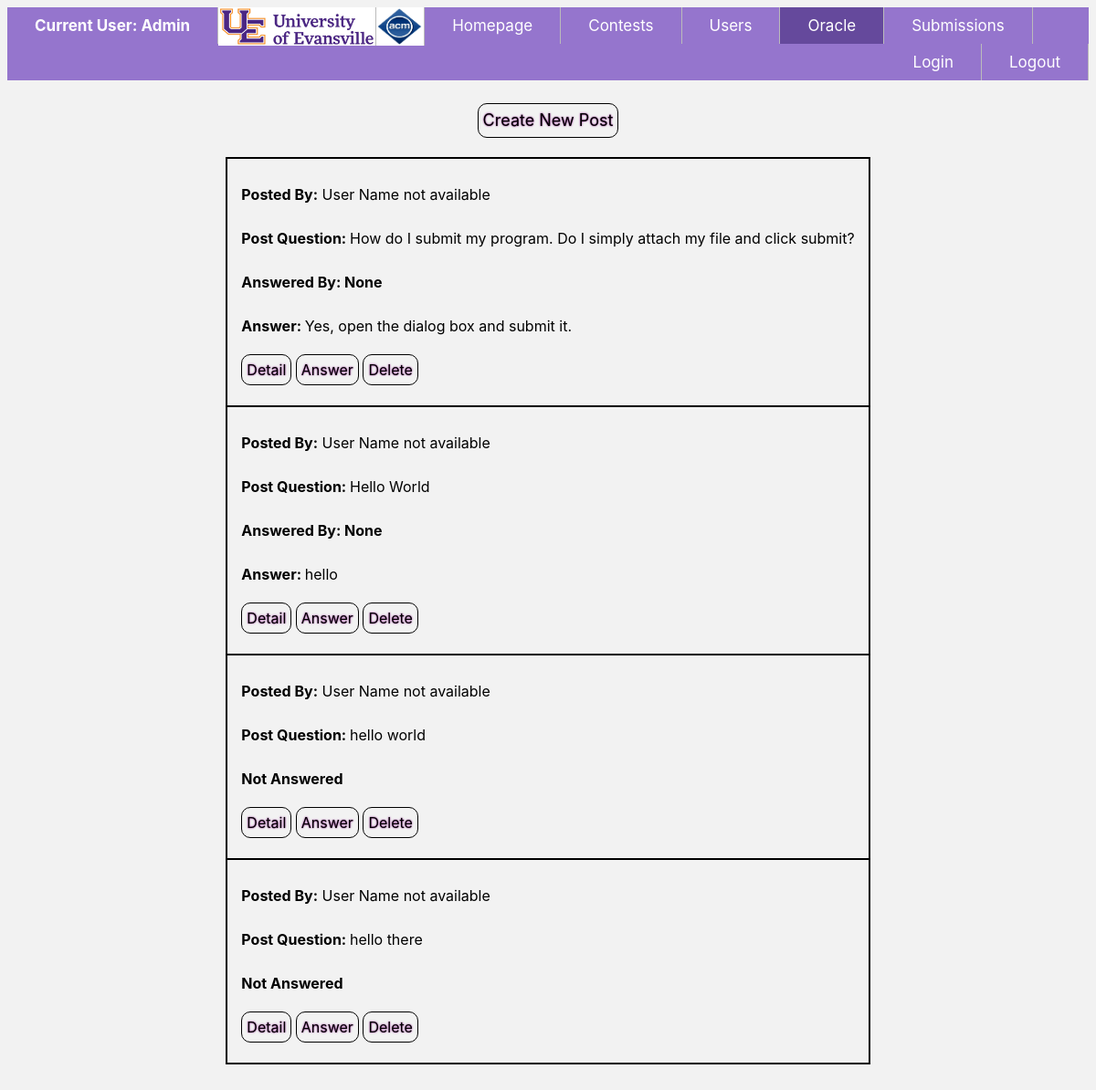
The app's page /oracle/ (signed in) with its own data.
### users/models.py (models this page shows, shortened)
class CustomUser(AbstractBaseUser):
    userName        = models.CharField(max_length = 30, unique = True)
    userNameDetail  = models.CharField(max_length = 50, null = True, blank = True)
    userType        = models.CharField(max_length=20,
                                    choices = user_choices,
                                    default = user_choices[1])
    participatingIn  = models.ManyToManyField(Contest, blank = True)
    date_joined     = models.DateTimeField(blank = True, null = True)
    last_login      = models.DateTimeField(blank = True, null = True)
    admin        = models.BooleanField(default = False)
    active       = models.BooleanField(default = True)
    staff        = models.BooleanField(default = False)
    is_superuser    = models.BooleanField(default = False)
    USERNAME_FIELD = 'userName'
    REQUIRED_FIELDS = ['userType', 'password']
    objects = MyAccountManager()

### oracle/models.py (models this page shows)
class OraclePost(models.Model):
    postQuestion        = models.TextField(max_length = 500, null = False)
    postAnswer          = models.TextField(max_length = 500, null = True)
    postTime            = models.DateTimeField(auto_now_add=True)
    postUser            = models.ForeignKey(settings.AUTH_USER_MODEL, related_name = 'postedBy', on_delete = models.SET_NULL, null = True, blank = True)
    postAnswerer        = models.ForeignKey(settings.AUTH_USER_MODEL, related_name = 'answeredBy', on_delete = models.SET_NULL, null = True, blank = True)
    isAnswered          = models.BooleanField(default = False)
    def get_absolute_url(self):
        return reverse("oracle:post-detail", kwargs = {"id": self.id})

### oracle/views.py (the view)
# urls.py: path('', PostsListView.as_view(), name='posts-list'),
@class_view_decorator(custom_login_required)
class PostsListView(ListView):
    template_name = "oracle/oracle_posts_list.html"
    queryset = OraclePost.objects.all()

### oracle/templates/oracle/oracle_posts_list.html (shortened to what this page needs)
{% extends 'base.html' %}
{% block content %}
{% load static %}
<link rel = "stylesheet" type = "text/css" href = "{% static 'css/style_oracle.css' %}" />
<div id = "postscontainer">
<div class = "postscontainer">
<a href = '{{ instance.get_absolute_url }}create/' id = "createnew"> Create New Post</a>
<br><br>
<table>
{% for instance in object_list %}
    <tr>
    <td>
    <b>Posted By:</b>
    {% if instance.postUser.userName != None and instance.postUser.userName != " " %}
        {{ instance.postUser }}
    {% else %}
        User Name not available
    {% endif %}
        <br>
    <b>Post Question: </b>{{ instance.postQuestion }}
    <br>
    {% if instance.postAnswer != None and instance.postAnswer != "" %}
        <b>Answered By: {{ instance.postAnswerer }}</b>
        <br>
        <b>Answer: </b>{{ instance.postAnswer }}
    {% else %}
        <b>Not Answered</b>
    {% endif %}
    <br>
    <a href = '{{ instance.get_absolute_url }}'> Detail </a>
    {% if request.user.userType == "administrator" %}
    <a href = '{{ instance.get_absolute_url }}answer/'> Answer </a>
    <a href = '{{ instance.get_absolute_url }}delete/'> Delete </a>
    {% endif %}
    </td>
    </tr>
{% endfor %}
</table>
</div>
</div>
{% endblock %}

### contest/templates/navbar.html
{% load static %}
<nav>
    <link rel = "stylesheet" type = "text/css" href = "{% static 'css/navbar_style.css' %}" />
    <div id = "menu">
        <ul>
            <li id = "user">
            {% if request.user.userName != None and request.user.userName != "" %}
                        Current User: {{ request.user.userName }}
                    {% else %}
                        Current User: No User Logged In
            {% endif %}
            </li>
            <li><img src = "{% static 'logo/UElogo.jpg' %}" class = "logo1"/></li>
            <li><img src = "{% static 'logo/ACMlogo.png' %}" class = "logo"/></li>
            <li class="{% ifequal request.path '/home/'%} active {% endifequal%}">
                <a href="{% url 'home:homepage-view' %}"> Homepage</a>
            </li>
            <li class="{% if 'contests' in request.build_absolute_uri %} active {% endif%}">
                <a href="{% url 'contests:contest-list' %}"> Contests </a>
            </li>
            <li class="{% if 'users' in request.build_absolute_uri %} active {% endif%}">
                <a href="{% url 'users:user-list' %}"> Users </a>
            </li>
            <li class="{% ifequal request.path '/oracle/'%} active {% endifequal%}">
                <a href="{% url 'oracle:posts-list' %}"> Oracle </a>
            </li>
            <li class="{% ifequal request.path '/submission/'%} active {% endifequal%}">
                <a href="{% url 'submission:submission-list' %}"> Submissions </a>
            </li>
            <li style = "float:right"><a href="{% url 'login:logout-page' %}"> Logout </a></li>
            <li class="{% ifequal request.path '/login/'%} active {% endifequal%}"  style = "float:right">
                <a href="{% url 'login:login-page' %}"> Login </a>
            </li>
        </ul>
    </div>
</nav>

### static/css/navbar_style.css (style rules this page uses)
html { background-color: #f2f2f2; font-family: -apple-system, BlinkMacSystemFont, 'Segoe UI', Roboto, Oxygen, Ubuntu, Cantarell, 'Open Sans', 'Helvetica Neue', sans-serif; }
#menu { background-color: white; }
#menu a { text-decoration: none; display: block; }
#menu ul { list-style-type: none; margin: 0; padding: 0; overflow: hidden; background-color: #9575cd; }
#user { padding: 10px 30px; font-weight: bold; text-transform: capitalize; color: white; }
#menu li { display: block; float: left; text-align: center; border-right: 1px solid #bbb; font-size: 17px; }
#menu li a { color: white; float: left; text-align: center; padding: 10px 30px; text-decoration: none; }
.logo { display: inline-block; vertical-align: top; width: 50px; height: 40px; border: 1px solid white; }
.logo1 { display: inline-block; vertical-align: top; width: 170px; height: 40px; border: 1px solid white; }
#menu ul li.active a { background-color: #65499c; }

### static/css/style_oracle.css (style rules this page uses)
.postscontainer { position: relative; border-radius: 5px; padding: 25px; text-align: center; font-size: 18px; margin-top: auto; }
.postscontainer table { font-size: 16px; margin-left: auto; margin-right: auto; border-collapse: collapse; text-align: left; }
.postscontainer table,.postscontainer td,.postscontainer th:not(a) { border: 2px solid black; padding: 15px; line-height: 3em; }
.postscontainer a { all: unset; border: 1px solid black; border-radius: 10px; padding: 0px 5px; display: inline-flex; text-shadow:0 0 2px purple; line-height: 2em; }

### records on screen
CustomUser: user.userName "Admin"
OraclePost: shows "User Name not available", postQuestion "How do I submit my program. Do I simply attach my file and click submit?", postAnswerer "None", postAnswer "Yes, open the dialog box and submit it."
OraclePost: shows "User Name not available", postQuestion "Hello World", postAnswerer "None", postAnswer "hello"
OraclePost: shows "User Name not available", postQuestion "hello world", shows "Not Answered"
OraclePost: shows "User Name not available", postQuestion "hello there", shows "Not Answered"
